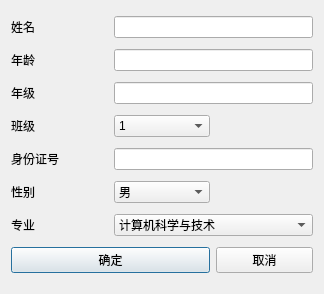
<?xml version="1.0" encoding="UTF-8"?>
<ui version="4.0">
 <class>stucell_updateInfo</class>
 <widget class="QDialog" name="stucell_updateInfo">
  <property name="geometry">
   <rect>
    <x>0</x>
    <y>0</y>
    <width>324</width>
    <height>294</height>
   </rect>
  </property>
  <property name="windowTitle">
   <string>Dialog</string>
  </property>
  <layout class="QGridLayout" name="gridLayout">
   <item row="0" column="0">
    <widget class="QLabel" name="label">
     <property name="text">
      <string>姓名</string>
     </property>
    </widget>
   </item>
   <item row="0" column="1" colspan="2">
    <widget class="QLineEdit" name="name"/>
   </item>
   <item row="1" column="0">
    <widget class="QLabel" name="label_4">
     <property name="text">
      <string>年龄</string>
     </property>
    </widget>
   </item>
   <item row="1" column="1" colspan="2">
    <widget class="QLineEdit" name="age"/>
   </item>
   <item row="2" column="0">
    <widget class="QLabel" name="label_5">
     <property name="text">
      <string>年级</string>
     </property>
    </widget>
   </item>
   <item row="2" column="1" colspan="2">
    <widget class="QLineEdit" name="grade">
     <property name="text">
      <string/>
     </property>
    </widget>
   </item>
   <item row="3" column="0">
    <widget class="QLabel" name="label_6">
     <property name="text">
      <string>班级</string>
     </property>
    </widget>
   </item>
   <item row="3" column="1">
    <widget class="QComboBox" name="mclass">
     <item>
      <property name="text">
       <string>1</string>
      </property>
     </item>
     <item>
      <property name="text">
       <string>2</string>
      </property>
     </item>
     <item>
      <property name="text">
       <string>3</string>
      </property>
     </item>
     <item>
      <property name="text">
       <string>4</string>
      </property>
     </item>
     <item>
      <property name="text">
       <string>5</string>
      </property>
     </item>
     <item>
      <property name="text">
       <string>6</string>
      </property>
     </item>
     <item>
      <property name="text">
       <string>7</string>
      </property>
     </item>
     <item>
      <property name="text">
       <string>8</string>
      </property>
     </item>
    </widget>
   </item>
   <item row="4" column="0">
    <widget class="QLabel" name="label_7">
     <property name="text">
      <string>身份证号</string>
     </property>
    </widget>
   </item>
   <item row="4" column="1" colspan="2">
    <widget class="QLineEdit" name="identity_id">
     <property name="text">
      <string/>
     </property>
    </widget>
   </item>
   <item row="5" column="0">
    <widget class="QLabel" name="label_2">
     <property name="text">
      <string>性别</string>
     </property>
    </widget>
   </item>
   <item row="5" column="1">
    <widget class="QComboBox" name="sex">
     <item>
      <property name="text">
       <string>男</string>
      </property>
     </item>
     <item>
      <property name="text">
       <string>女</string>
      </property>
     </item>
    </widget>
   </item>
   <item row="6" column="0">
    <widget class="QLabel" name="label_3">
     <property name="text">
      <string>专业</string>
     </property>
    </widget>
   </item>
   <item row="6" column="1" colspan="2">
    <widget class="QComboBox" name="major">
     <item>
      <property name="text">
       <string>计算机科学与技术</string>
      </property>
     </item>
     <item>
      <property name="text">
       <string>人工智能</string>
      </property>
     </item>
     <item>
      <property name="text">
       <string>集成电路与设计</string>
      </property>
     </item>
    </widget>
   </item>
   <item row="7" column="0" colspan="2">
    <widget class="QPushButton" name="commitButton">
     <property name="text">
      <string>确定</string>
     </property>
    </widget>
   </item>
   <item row="7" column="2">
    <widget class="QPushButton" name="cancelButton">
     <property name="text">
      <string>取消</string>
     </property>
    </widget>
   </item>
  </layout>
 </widget>
 <resources/>
 <connections/>
</ui>
